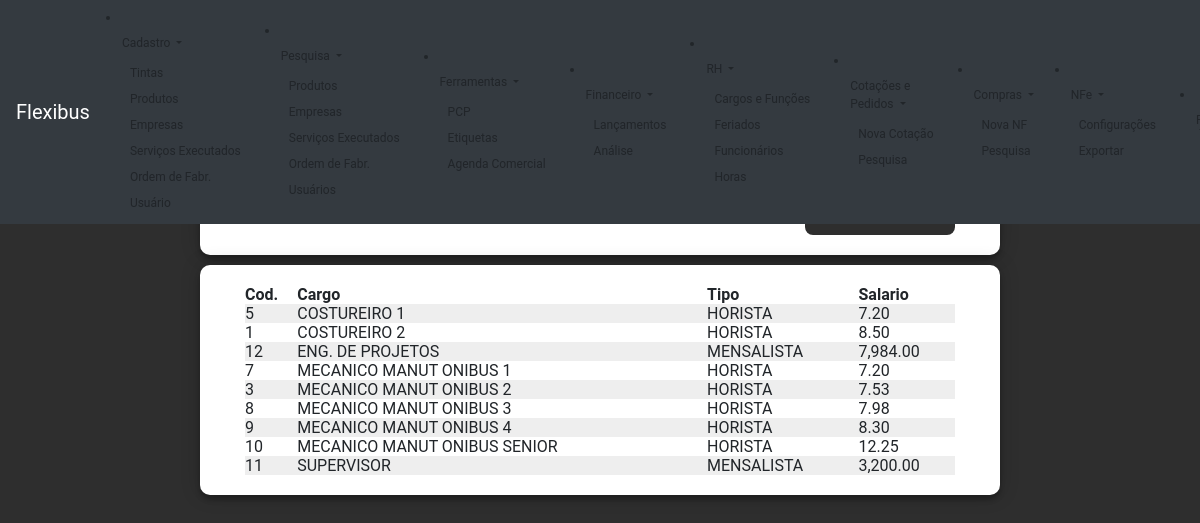
/cargos.php (signed in), run on the app's committed database.
### tables this page shows
CREATE TABLE `tb_cargos` (
  `id` int(11) NOT NULL AUTO_INCREMENT,
  `cargo` varchar(30) DEFAULT NULL,
  `salario` double NOT NULL DEFAULT '0',
  `tipo` varchar(6) DEFAULT NULL,
  PRIMARY KEY (`id`)
);

### cargos.php (the view, shortened to what this page needs)
<?php
  	include "valida.inc";
?>
<!DOCTYPE HTML>
<html lang="pt-br">
<head>
    <link rel="stylesheet" type="text/css"  href="css/estilo.css" />
</head>
<body>
  <header>
    <?php
      include "menu.inc";
    ?>
  </header>
  <div class="page_container">
  	  <div class="page_form">
  	  	<p class="logo"> Cargos e Funções</p> <br>
      <button id="btn_NovoCargo">Novo</button>
	  </div>
	  <?php
        include "conecta_mysql.inc";
            $query =  "SELECT *	FROM tb_cargos ORDER BY cargo;";
        $result = mysqli_query($conexao, $query);
        echo"  <div class=\"page_form\" id=\"no_margin\">
                <table class=\"search-table\" id=\"tabItens\" >
                    <tr>
                        <th>Cod.</th>
                        <th>Cargo</th>
                        <th>Tipo</th>
                        <th>Salario</th>
                    </tr>";
                    while($fetch = mysqli_fetch_row($result)){
                        echo "<tr class='tbl_row'>".
                                    "<td>" .$fetch[0] . "</td>".
                                    "<td>" .$fetch[1] . "</td>";
                        if($fetch[3] == 'HORA'){
                            echo   "<td>HORISTA</td>";
                        }else{
                            echo   "<td>MENSALISTA</td>";
                        }
                        echo        "<td>" .money_format('%=*(#0.2n', $fetch[2]). "</td></tr>";
                    }
        echo"    </table>
                </div>";
	  ?>
  </div>
</body>
</html>

### valida.inc (shortened to what this page needs)
<link href="//maxcdn.bootstrapcdn.com/bootstrap/4.1.1/css/bootstrap.min.css" rel="stylesheet" id="bootstrap-css">

### menu.inc (shortened to what this page needs)
    <nav class="navbar navbar-expand-lg navbar-dark bg-dark fixed-top">
        <a class="navbar-brand" href="#">Flexibus</a>
<?php
  if (IsSet($_COOKIE["classe"])){
    $classe = $_COOKIE["classe"];
  }
    $arquivo = "config/menu.json";
    $fp = fopen($arquivo, "r");
    $menu_json = fread($fp, filesize($arquivo));
    $json_str = json_decode($menu_json, true);
		foreach ( $json_str['menu'] as $e ) {
    	echo" <li class='nav-item dropdown'> ";
      $main_name = $e['modulo'];
      $main_perm = $e['perm'];
      $main_id = $e['id'];
      $main_link = $e['link'];
      if(in_array($classe, $main_perm)){
        echo"
            <a class='nav-link dropdown-toggle' href='". $main_link ."' id='". $main_id ."' role='button' data-toggle='dropdown' aria-haspopup='true' aria-expanded='false'>
                ". $main_name ." </a>  ";
        foreach ($e['itens'] as $a ) {
          if(in_array($classe, $a['perm'])){
              echo "  <a class='dropdown-item' href='". $a['link']."'>". $a['nome'] ."</a>  ";
          }
        }
      }
        echo("</li>");
		}
?>
    </nav>

### css/estilo.css (style rules this page uses)
* { margin: 0; padding: 0; }
body { font-family: arial, helvetica, sans-serif; font-size: 12px; }
header { position: fixed; top:0; left: 0; width: 100%; }
a { color: inherit; }
.form button, .page_form button { font-family: "Roboto", sans-serif; text-transform: uppercase; outline: 0; background: #2E2E2E ; width: 150px; border: 0; padding: 15px; color: #FFFFFF; font-size: 14px; -webkit-transition: all 0.3 ease; transition: all 0.3 ease; cursor: pointer; border-radius: 8px; float:right; }
body { background: #2E2E2E; font-family: "Roboto", sans-serif; -webkit-font-smoothing: antialiased; -moz-osx-font-smoothing: grayscale; }
.page_container { width: 100%; display: flex; flex-direction: column; justify-content: center; align-items: center; }
.page_container .logo { font-size: 20px; text-align: center; }
.page_form { color: #2E2E2E; padding: 10px; height: auto; width: 2200px; background: rgb(255, 255, 255); max-width: 800px; margin: 100px auto 10px; padding: 20px 45px; box-shadow: 0 0 20px 0 rgba(0, 0, 0, 0.2), 0 5px 5px 0 rgba(0, 0, 0, 0.24); border-radius: 10px; }
#no_margin { margin: 0px 0px 10px 0px; }
.search-table { width:100%; text-align: left; }
.search-table tr td { text-transform: uppercase; }
.search-table tr:nth-child(even) { background: #EEE }
.search-table tr:nth-child(odd) { background: #FFF }

### data on the page
tb_cargos: id "5", cargo "COSTUREIRO 1", tipo "HORISTA", salario "7.20"
tb_cargos: id "1", cargo "COSTUREIRO 2", tipo "HORISTA", salario "8.50"
tb_cargos: id "12", cargo "ENG. DE PROJETOS", tipo "MENSALISTA", salario "7,984.00"
tb_cargos: id "7", cargo "MECANICO MANUT ONIBUS 1", tipo "HORISTA", salario "7.20"
tb_cargos: id "3", cargo "MECANICO MANUT ONIBUS 2", tipo "HORISTA", salario "7.53"
tb_cargos: id "8", cargo "MECANICO MANUT ONIBUS 3", tipo "HORISTA", salario "7.98"
tb_cargos: id "9", cargo "MECANICO MANUT ONIBUS 4", tipo "HORISTA", salario "8.30"
tb_cargos: id "10", cargo "MECANICO MANUT ONIBUS SENIOR", tipo "HORISTA", salario "12.25"
tb_cargos: id "11", cargo "SUPERVISOR", tipo "MENSALISTA", salario "3,200.00"

### other printed values
$main_name "Cadastro"
$a['nome'] "Tintas"
$a['nome'] "Produtos"
$a['nome'] "Empresas"
$a['nome'] "Serviços Executados"
$a['nome'] "Ordem de Fabr."
$a['nome'] "Usuário"
$main_name "Pesquisa"
$a['nome'] "Usuários"
$main_name "Ferramentas"
$a['nome'] "PCP"
$a['nome'] "Etiquetas"
$a['nome'] "Agenda Comercial"
$main_name "Financeiro"
$a['nome'] "Lançamentos"
